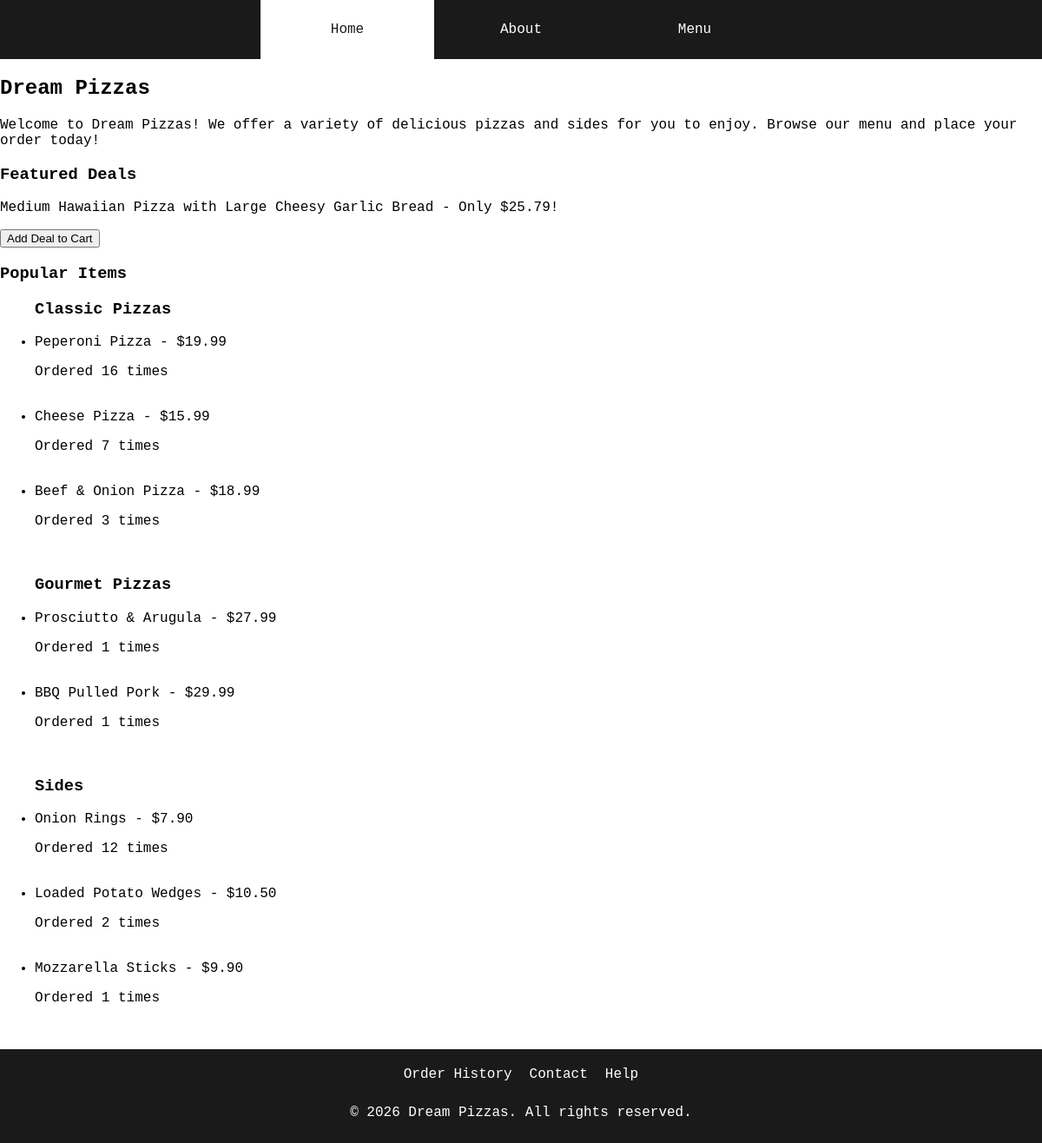
The page / on the database its author committed.
### tables this page shows
CREATE TABLE order_items (
            id INTEGER PRIMARY KEY AUTOINCREMENT,
            order_id INTEGER,
            item_name TEXT,
            size TEXT,
            quantity INTEGER,
            FOREIGN KEY(order_id) REFERENCES orders(id)
        );

### app.py (the view)
@app.route('/')
def index():
    cart = session.get('cart', [])
    classic_pizzas, gourmet_pizzas, sides = load_data()
    all_pizzas = {**classic_pizzas, **gourmet_pizzas}
    feature_deal_pizza = random.choice(list(all_pizzas.keys()))
    feature_deal_side = random.choice(list(sides.keys()))
    pizza_price = float(all_pizzas[feature_deal_pizza].get('price', 0))
    side_price = float(sides[feature_deal_side].get('price', 0))
    feature_deal_price = pizza_price + (side_price * 0.8)
    feature_pizza_size = random.choice(["Small", "Medium", "Large"])
    feature_side_size = random.choice(["Small", "Medium", "Large"])
    popular_pizzas, popular_gourmet_pizzas, popular_sides = get_popular_items()
    return render_template('index.html', active_page='index', feature_deal=feature_deal_pizza, feature_deal_price=feature_deal_price, feature_pizza_size=feature_pizza_size, feature_side_size=feature_side_size, cart=cart, popular_pizzas=popular_pizzas, popular_gourmet_pizzas=popular_gourmet_pizzas, popular_sides=popular_sides, feature_deal_side=feature_deal_side)

### app.py (called while the page is built)
def load_data():
    try:
        with open('data/classic_pizzas.json') as f:
            classic_pizzas = json.load(f)
        with open('data/gourmet_pizzas.json') as f:
            gourmet_pizzas = json.load(f)
        with open('data/sides.json') as f:
            sides = json.load(f)
        return classic_pizzas, gourmet_pizzas, sides
    except (FileNotFoundError, json.JSONDecodeError) as e:
        print(f"Error loading data: {e}")
        return {}, {}, {}

### templates/index.html (shortened to what this page needs)
{% extends "template.html" %}
{% block content %}
    <body>
        <h2>Dream Pizzas</h2>
        <p>Welcome to Dream Pizzas! We offer a variety of delicious pizzas and sides for you to enjoy. Browse our menu and place your order today!</p>
        <h3>Featured Deals</h3>
        <p>{{ feature_pizza_size }} {{ feature_deal }} with {{ feature_side_size }} {{ feature_deal_side }} - Only ${{ "%.2f"|format(feature_deal_price) }}!</p>
        <form action="{{ url_for('add_featured_deal') }}" method="POST" style="display: inline;">
            <button type="submit" class="home-order-btn">Add Deal to Cart</button>
        </form>
        <h3>Popular Items</h3>
            <ul>
                <h3>Classic Pizzas</h3>
            {% for item in popular_pizzas %}
                <li>{{ item.name }} - ${{ "%.2f"|format(item.price) }}</li>
                <p>Ordered {{ item.total_ordered }} times</p>
                <a href="{{ url_for('menu', item=item.name) }}" class="home-order-btn">Order</a>
            {% endfor %}
            <h3>Gourmet Pizzas</h3>
            {% for item in popular_gourmet_pizzas %}
                <li>{{ item.name }} - ${{ "%.2f"|format(item.price) }}</li>
                <p>Ordered {{ item.total_ordered }} times</p>
                <a href="{{ url_for('menu', item=item.name) }}" class="home-order-btn">Order</a>
            {% endfor %}
            <h3>Sides</h3>
            {% for item in popular_sides %}
                <li>{{ item.name }} - ${{ "%.2f"|format(item.price) }}</li>
                <p>Ordered {{ item.total_ordered }} times</p>
                <a href="{{ url_for('menu', item=item.name) }}" class="home-order-btn">Order</a>
            {% endfor %}
            </ul>
    </body>
{% endblock %}

### templates/template.html (shortened to what this page needs)
<!DOCTYPE html>
<html lang="en">
<head>
    <link rel="stylesheet" href="{{ url_for('static', filename='css/style.css') }}">
</head>
<body>
    <header>
        <nav class="main-links">
            <ul>
                <li><a href="{{ url_for('index') }}"
                    class="{{ 'active' if active_page == 'index' else '' }}">
                    Home</a></li>
                <li><a href="{{ url_for('about') }}"
                    class="{{ 'active' if active_page == 'about' else '' }}">
                    About</a></li>
                <li><a href="{{ url_for('menu') }}"
                    class="{{ 'active' if active_page == 'menu' else '' }}">
                    Menu</a></li>
            </ul>
        </nav>
    </header>
    <main>
        {% block content %}{% endblock %}
    </main>
    <footer>
        <nav class="secondary-links">
            <ul>
                <li><a href="{{ url_for('order_history') }}">Order History</a></li>
                <li><a href="{{ url_for('contact') }}">Contact</a></li>
                <li><a href="{{ url_for('help') }}">Help</a></li>
            </ul>
        </nav>
         <p>&copy; 2026  Dream Pizzas. All rights reserved.</p>
    </footer>
</html>

### static/css/style.css (style rules this page uses)
html,body { margin: 0; padding: 0; font-family: monospace, sans-serif; height:100%; }
.main-links { background-color: #1A1A1A; display: flex; gap: 0; box-sizing: border-box; align-items: center; justify-content: center; }
ul a { color: white; text-decoration: none; height:100%; display: block; text-align: center; box-sizing: border-box; white-space: nowrap; flex: 1; }
.main-links ul { display: flex; align-content: center; justify-content: center; margin: 0 ; padding: 0; height: 100%; width: 50%; list-style: none; }
.main-links ul li { display: flex; flex: 1; align-items: center; justify-content: center; }
.main-links ul a.active { background-color: white; color: #1A1A1A; }
.main-links ul li a { padding: 25px 0px; }
footer { background-color: #1A1A1A; color: white; text-align: center; padding: 10px 0; }
.secondary-links { background-color: #1A1A1A; }
.secondary-links ul { display: flex; justify-content: center; gap: 20px; margin: 0; padding: 10px 0; list-style: none; }

### rows shown on the page
order_items: size "Medium"
order_items: item_name "Hawaiian Pizza"
order_items: item_name "Cheesy Garlic Bread"
order_items: name "Beef & Onion Pizza", price "18.99", total_ordered "3"
order_items: name "Prosciutto & Arugula", price "27.99", total_ordered "1"
order_items: name "BBQ Pulled Pork", price "29.99", total_ordered "1"
order_items: name "Mozzarella Sticks", price "9.90", total_ordered "1"

### other values the page prints
{{ "%.2f"|format(feature_deal_price) }} "25.79"
{{ item.name }} "Peperoni Pizza" "Cheese Pizza"
{{ "%.2f"|format(item.price) }} "19.99" "15.99"
{{ item.total_ordered }} "16" "7"
{{ item.name }} "Onion Rings" "Loaded Potato Wedges"
{{ "%.2f"|format(item.price) }} "7.90" "10.50"
{{ item.total_ordered }} "12" "2"
